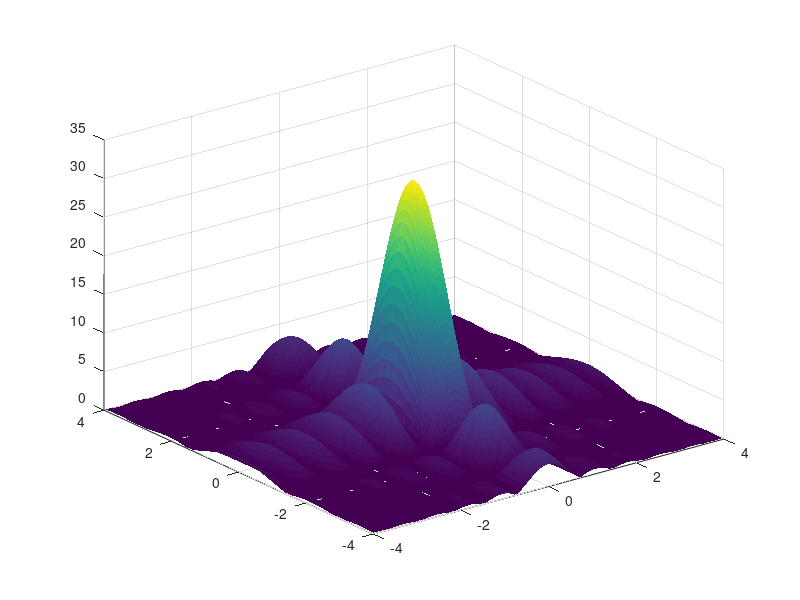

The MATLAB source for this figure: (Note: this script raises an error after producing the figure.)
%Diffraction from a rectangular aperture
%Steven Sahyun 3/3/2016
%includes stl output for 3D printer

clf;
clear;

%Physical modeling
D = 70; % distance to screen in cm
xmax = 4; % x maximum in cm displayed view
ymax = 4; % y maximum in cm displayed view
lambda = 630; %Wavelength of light in nm

dx = 60000;   %Width of aperture in nm
dy = 30000;   %Height of aperture in nm

I0 = 1000;     %Relative intensity to get a good print for these values

k = 2*pi/lambda;

stepsize = xmax/100;
[x,y] = meshgrid(-xmax+stepsize/11: stepsize: xmax); %the 11 is to remove a problem at 0
    alphax2=k*dx*sin(x./sqrt(x.^2+D^2))/2; %alpha = k*d_x/2*sin(theta); sinc function uses alpha/2
    alphay2=k*dy*sin(y./sqrt(y.^2+D^2))/2;

%Kenyon, The Light Fantastic, 2nd Ed. Equation 6.10 
I1=I0*(((sin(alphax2))./alphax2).*((sin(alphay2))./alphay2)).^2;  % Single Aperture Interference term

%Plot as an "overexposed" surface intensity. The eyes respond to the log of
%the intensity, so taking the square root provides a more accurate
%representation of what we see.
surf(x, y, sqrt(I1), 'LineStyle', 'none')

%functions
minz = 0;
maxz = I0;
z=sqrt(I1);
c=255*((z+minz)/maxz);

%Print plot output to stl file
RectAperture = surf2solid(10*x, 10*y, z);
stlwrite('RectAperture.stl',RectAperture)